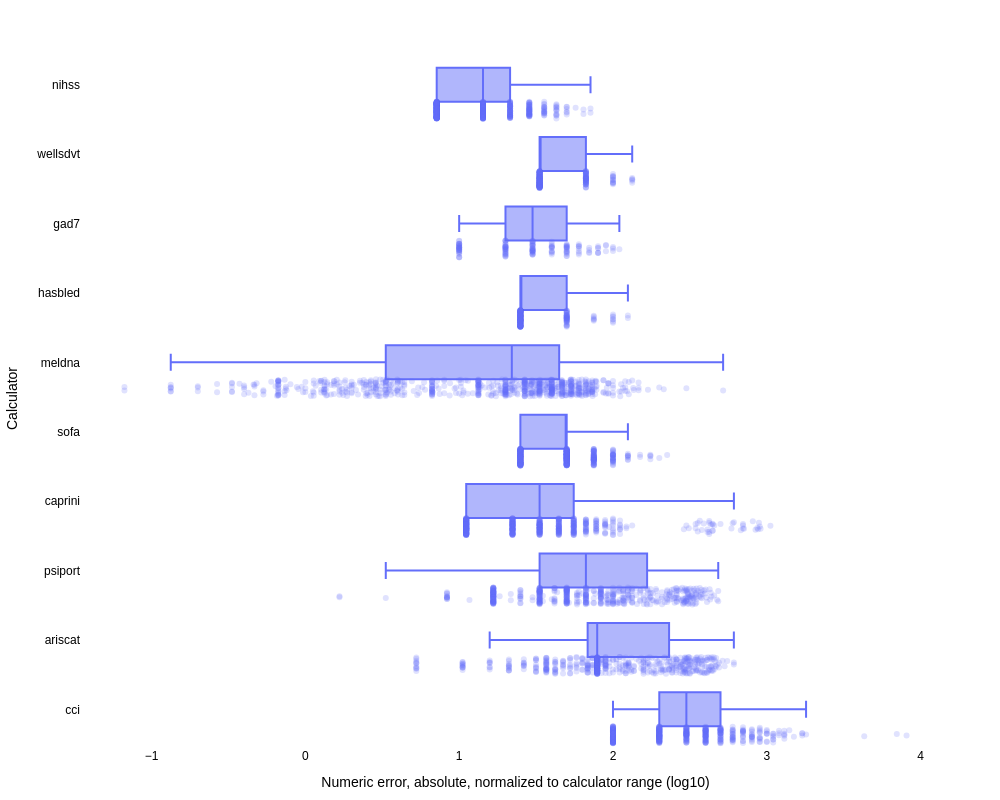

The cell this chart's notebook holds for it:
### Markdown cell above
### By Calculator

### Code cell
fig = px.box(sorted_df_absolute, x="adjusted_clinical_error_absolute_log", y="calculator_slug", points="all",  height=1500, width=1000)
fig.update_traces(jitter=0.5)

# # Update the scatter plot with the sorted dataframe
# fig_absolute = px.scatter(, x='', y='', title='')

# Update layout for better visualization
fig.update_traces(marker=dict(opacity=0.2))  # Set marker opacity to 0.05 for semi-transparency
fig.update_layout(
    xaxis_title='Numeric error, absolute, normalized to calculator range (log10)',
    yaxis_title='Calculator',
    width=1000,
    height=800,
    font=dict(
        family="Arial",
        size=12,
        color="Black"
    ),
    plot_bgcolor="white",
    margin_t=50,
    margin_b=50,
    margin_l=50,
    margin_r=50,
)
util.save_fig(fig, "box_plot_adjusted_clinical_error_absolute_by_calculator")
fig.show()

### Figure 1 — Plotly figure (JSON) as saved in the notebook; plotly's stock layout.template omitted (floating-point values rounded to 4 significant figures; data arrays with more than 128 entries replaced by an {"elided": "..."} marker saying what was removed)
{"data": [{"alignmentgroup": "True", "boxpoints": "all", "hovertemplate": "adjusted_clinical_error_absolute_log=%{x}<br>calculator_slug=%{y}<extra></extra>", "jitter": 0.5, "legendgroup": "", "marker": {"color": "#636efa", "opacity": 0.2}, "name": "", "notched": false, "offsetgroup": "", "orientation": "h", "showlegend": false, "type": "box", "x": {"elided": "10000 float values"}, "x0": " ", "xaxis": "x", "y": {"elided": "10000 str values"}, "y0": " ", "yaxis": "y"}], "layout": {"boxmode": "group", "font": {"color": "Black", "family": "Arial", "size": 12}, "height": 800, "legend": {"tracegroupgap": 0}, "margin": {"b": 50, "l": 50, "r": 50, "t": 50}, "plot_bgcolor": "white", "width": 1000, "xaxis": {"anchor": "y", "domain": [0, 1], "title": {"text": "Numeric error, absolute, normalized to calculator range (log10)"}}, "yaxis": {"anchor": "x", "domain": [0, 1], "title": {"text": "Calculator"}}}}
